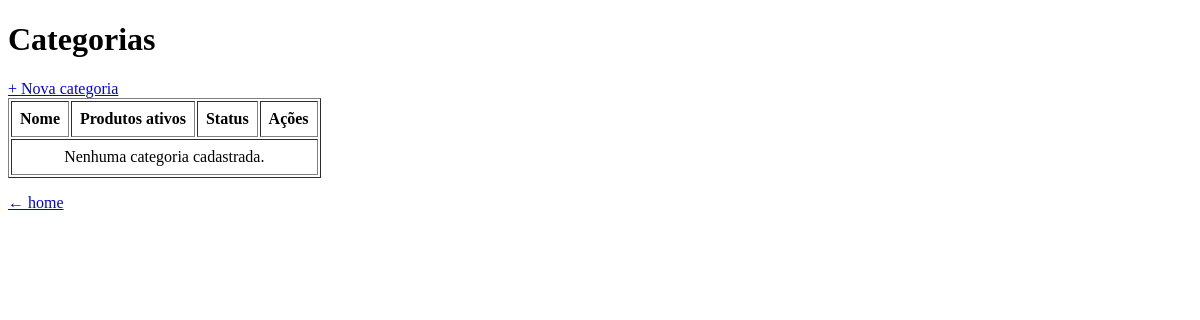
Before: /categorias/ (signed in) with the older database file.
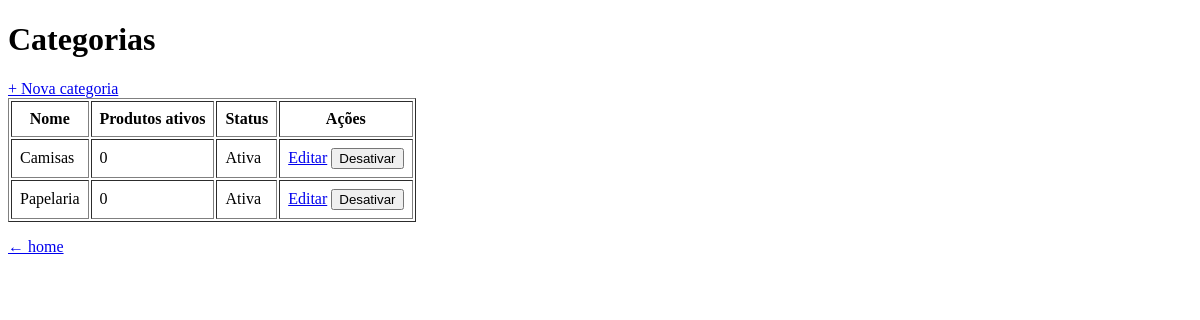
After: the same page with the newer database file.
### app/models/categoria.py (models this page shows)
class Categoria(Base):
    __tablename__ = "categorias"
    id = Column(Integer, primary_key=True, index=True)
    nome = Column(String(100),nullable=False, unique=True)
    ativo = Column(Boolean, default=True)
    produtos = relationship("Produto", back_populates="categoria", lazy="select")

### app/controller/categoria_controller.py (the view)
@router.get("/")
def listar_categorias(
    request: Request,
    db: Session = Depends(get_db),
    admin = Depends(get_admin)
):
    categorias = db.query(Categoria).order_by(Categoria.nome).all()
    return templates.TemplateResponse(
        request,
        "categorias/index.html",
        {
            "request":    request,
            "usuario":    admin,
            "categorias": categorias,
        }
    )

### app/templates/categorias/index.html (shortened to what this page needs)
<!DOCTYPE html>
<html lang="pt-br">
<head>
</head>
<body>
    <h1>Categorias</h1>
    <a href="/categorias/nova">+ Nova categoria</a>
    <table border="1" cellpadding="8">
        <thead>
            <tr>
                <th>Nome</th>
                <th>Produtos ativos</th>
                <th>Status</th>
                <th>Ações</th>
            </tr>
        </thead>
        <tbody>
            {% for c in categorias %}
            <tr>
                <td>{{ c.nome }}</td>
                <td>
                    {{ c.produtos | selectattr('ativo') | list | length }}
                </td>
                <td>{{ "Ativa" if c.ativo else "Inativa" }}</td>
                <td>
                    <a href="/categorias/{{ c.id }}/editar">Editar</a>
                    <form action="/categorias/{{ c.id }}/toggle-ativo"
                          method="post"
                          style="display:inline">
                        <button type="submit">
                            {{ "Desativar" if c.ativo else "Ativar" }}
                        </button>
                    </form>
                </td>
            </tr>
            {% endfor %}
            {% if not categorias %}
            <tr>
                <td colspan="4" style="text-align:center">
                    Nenhuma categoria cadastrada.
                </td>
            </tr>
            {% endif %}
        </tbody>
    </table>
    <p><a href="/">← home</a></p>
</body>
</html>

Changed rows visible on the page:
added Categoria: nome "Camisas", produtos|selectattr "0", ativo "Ativa", ativo "Desativar"
added Categoria: nome "Papelaria", produtos|selectattr "0", ativo "Ativa", ativo "Desativar"
Other visible differences:
text no longer shown: "Nenhuma categoria cadastrada."
